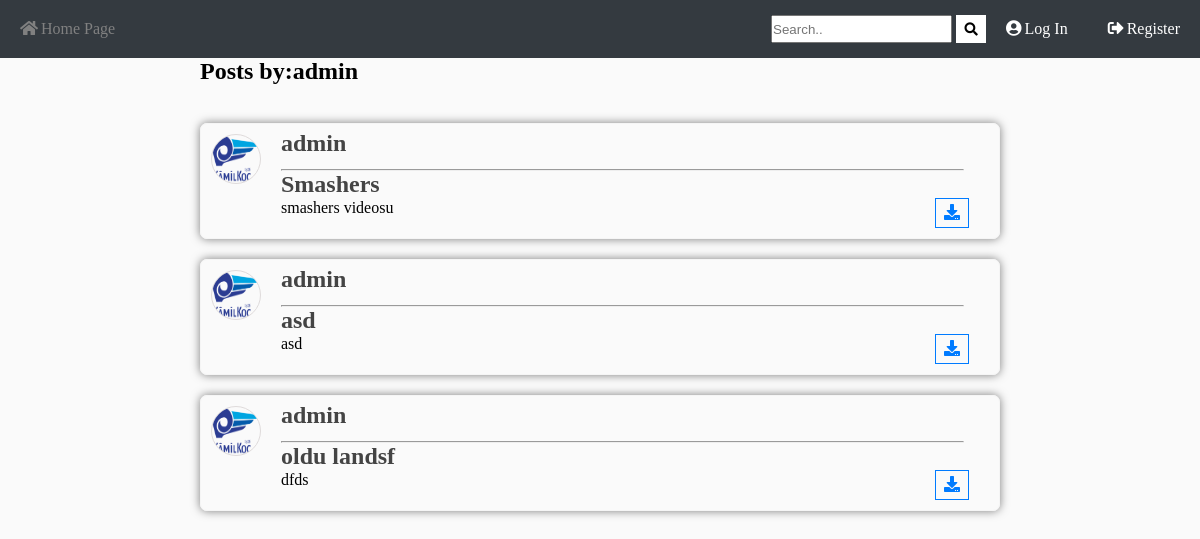
The page //UserSpecifiedPosts/admin on the database its author committed.
### fileshare/models.py (models this page shows, shortened)
class Post(models.Model):
	title = models.CharField(max_length=100)
	files = models.FileField(null=True,blank=True,upload_to='Files')
	content = models.TextField(max_length=200)
	date_posted = models.DateTimeField(auto_now_add=True)
	author = models.ForeignKey(User, on_delete=models.CASCADE)

### accounts/models.py (models this page shows, shortened)
class Profile(models.Model):
    user = models.OneToOneField(User, on_delete=models.CASCADE)
    image = models.ImageField( upload_to='profile',default='profil.jpg')   # default='default.jpg',

### fileshare/views.py (the view)
# urls.py: path('/UserSpecifiedPosts/<str:author>', views.UserSpecifiedPosts, name="UserSpecifiedPosts"),
def UserSpecifiedPosts(request,author):
    user = User.objects.get(username=author)
    posts = user.post_set.all().order_by('-date_posted')
    context = {
        'posts':posts,
        'author':author
    }
    return render(request, 'user_specified_posts.html',context)

### templates/user_specified_posts.html (shortened to what this page needs)
{% extends "base.html" %}
{% load static %}
{% block content %}
    <section class="section">
        <div class="alllist-container">
            <h1>Posts by:{{author}}</h1>
            <br>
            {%for post in posts%}
            <div class="list-container">
                <div class="left-list">
                    <img src="{{ post.author.profile.image.url }}" alt="">
                </div>
                <div class="right-list">
                    <div class="toplist">
                        <a href="{% url 'UserSpecifiedPosts' post.author  %}" class="Userlink"><h1>{{ post.author }}</h1></a>
                    </div>
                    <hr>
                    <a href="{% url 'detailPage' post.id  %}"><h2>{{post.title}}</h2></a>
                    <div class="content-container">
                        <p>{{post.content}}</p>
                        {%if post.files%}
                            <a href="{{ post.files.url }}" class="download" download><i class="fas fa-download" ></i></a>
                        {%endif%}
                    </div>
                </div>
            </div>
            {%endfor%}
        </div>
    </section>
{% endblock %}

### static/css/style.css (style rules this page uses)
* { margin: 0; padding: 0; box-sizing: border-box; text-decoration: none; }
html,body { height: 100%; background-color: #fafafa; }
.section { width: 100%; display: flex; justify-content: center; }
.alllist-container { display: flex; flex-direction: column; }
.section .list-container { margin-top: 20px; width: 40%; min-width: 800px; border: 1px solid whitesmoke; display: flex; flex-direction: row; border-radius: 7px; box-shadow: 0 0 10px 0 rgba(0, 0, 0, .5); }
.section .list-container .left-list img { width: 50px; height: 50px; margin: 10px; border-radius: 50%; border: 1px solid rgb(223, 219, 219); }
.section .list-container .right-list { margin-left: 10px; flex: 1; }
.section .list-container .right-list .toplist { display: flex; align-items: center; }
.section .list-container .right-list .Userlink { display: inline-block; }
.section .list-container .right-list a { color: #444444; display: inline-block; }
.section .list-container .right-list a h1 { font-weight: 800; line-height: 1.5rem; margin-left: 0; display: inline-block; margin: 7px 0px; }
.section .list-container .right-list hr { margin-right: 35px; margin-top: 7px; color: rgb(223, 219, 219); }
.section .list-container .right-list .content-container { display: flex; flex-direction: row; margin-bottom: 5px; }
.section .list-container .right-list .content-container p { flex: 1; font-weight: 300; line-height: 1.2rem; }
.section .list-container .right-list .content-container .download { padding: 5px 8px; margin-right: 30px; margin-bottom: 5px; color: #007bff; border: 1px solid #007bff; transition: background-color 1s; }

### static/css/accounts.css (style rules this page uses)
* { margin: 0; padding: 0; }
html,body { width: 100%; height: 100%; background-color: #fafafa; }

### rows shown on the page
Post: author.profile.image (picture), author "admin", title "Smashers", content "smashers videosu"
Post: author.profile.image (picture), author "admin", title "asd", content "asd"
Post: author.profile.image (picture), author "admin", title "oldu landsf", content "dfds"

### other values the page prints
{{ author }} "admin"
